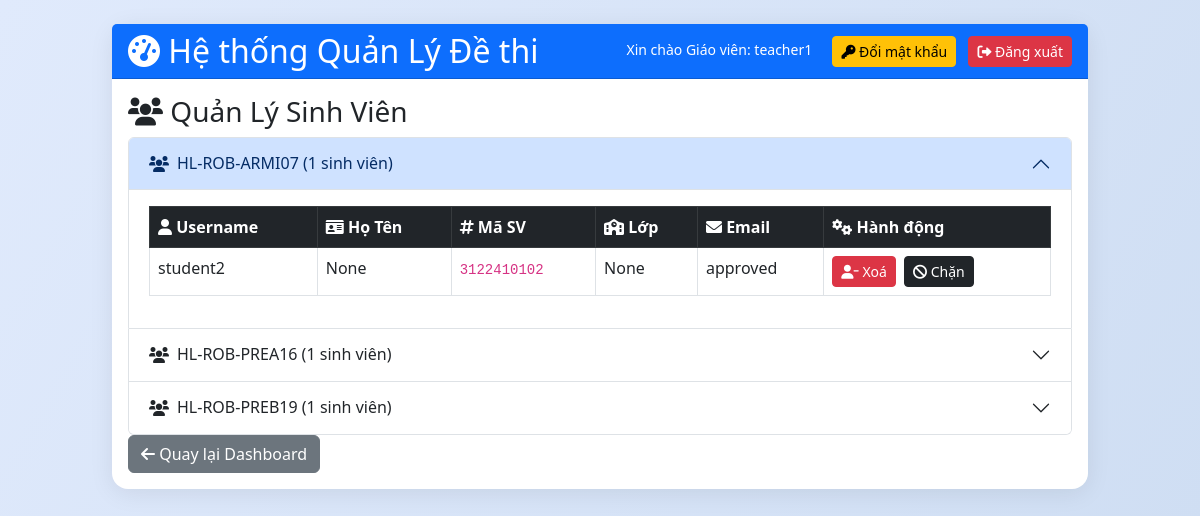
The app's page /manage_students (signed in) with its own data.
### tables this page shows
CREATE TABLE users (
            id INTEGER PRIMARY KEY AUTOINCREMENT,
            username TEXT UNIQUE,
            password TEXT,
            role TEXT,
            email TEXT UNIQUE,
            rsa_private BLOB,
            salt TEXT,
            full_name TEXT,
            student_id TEXT,
            class_name TEXT,
            status TEXT DEFAULT 'approved',
            approval_note TEXT,
            selected_teachers TEXT,
            teacher_id TEXT,
            failed_attempts INTEGER DEFAULT 0,
            lock_until TEXT
        , is_deleted INTEGER DEFAULT 0, is_locked INTEGER DEFAULT 0);

CREATE TABLE groups (
            id INTEGER PRIMARY KEY AUTOINCREMENT,
            name TEXT,
            teacher_id INTEGER,
            description TEXT,
            code TEXT
        , aes_key BLOB);

CREATE TABLE group_members (
            id INTEGER PRIMARY KEY AUTOINCREMENT,
            group_id INTEGER,
            student_id INTEGER,
            status TEXT
        , note TEXT, student_note TEXT);

### app.py (the view, shortened to what this page needs)
@app.route('/manage_students', methods=['GET','POST'])
@login_required
def manage_students():
    if current_user.role != 'teacher':
        return redirect('/dashboard')
    students = c.execute("""
        SELECT u.id, u.username, u.full_name, u.student_id, u.class_name, u.email, g.name, g.id, gm.status
        FROM users u
        JOIN group_members gm ON u.id = gm.student_id
        JOIN groups g ON gm.group_id = g.id
        WHERE u.role='student' AND g.teacher_id=?
        ORDER BY g.name, u.username
    """, (current_user.id,)).fetchall()
    group_data = {}
    for student in students:
        gid = student[7]
        gname = student[6]
        if gid not in group_data:
            group_data[gid] = {'name': gname, 'students': []}
        group_data[gid]['students'].append((student[0], student[1], student[2], student[3], student[4], student[8]))
    return render_template('students.html', mode='manage', group_data=group_data)

### app.py (called while the page is built)
@login_manager.user_loader
def load_user(uid):
    row = c.execute("SELECT id, username, role, email FROM users WHERE id=?",(uid,)).fetchone()
    return User(*row) if row else None

@app.before_request
def ensure_csrf_token():
    if 'csrf_token' not in session:
        session['csrf_token'] = secrets.token_hex(16)

@app.after_request
def set_security_headers(resp):
    resp.headers['X-Frame-Options'] = 'SAMEORIGIN'
    resp.headers['X-Content-Type-Options'] = 'nosniff'
    resp.headers['Referrer-Policy'] = 'no-referrer'
    resp.headers['Content-Security-Policy'] = "default-src 'self'; script-src 'self' https://cdn.jsdelivr.net 'unsafe-inline' blob:; worker-src 'self' blob:; style-src 'self' https://cdn.jsdelivr.net https://cdnjs.cloudflare.com 'unsafe-inline'; font-src 'self' https://cdnjs.cloudflare.com; img-src 'self' data:; frame-ancestors 'self'; object-src 'none'"
    return resp

### templates/students.html (shortened to what this page needs)
{% extends "base.html" %}
{% block content %}
<h3>
    <i class="fas fa-users"></i>
    {% if mode == 'manage' %}Quản Lý Sinh Viên{% else %}Duyệt Sinh Viên{% endif %}
</h3>
{% if mode == 'approve' %}
<a href="/dashboard" class="btn btn-outline-secondary mb-3"><i class="fas fa-arrow-left"></i> Quay lại Dashboard</a>
{% if students %}
<div class="table-responsive">
    <table class="table table-hover table-bordered">
        <thead class="table-dark">
            <tr>
                <th><i class="fas fa-user"></i> Username</th>
                <th><i class="fas fa-id-card"></i> Họ Tên</th>
                <th><i class="fas fa-hashtag"></i> Mã SV</th>
                <th><i class="fas fa-school"></i> Lớp</th>
                <th><i class="fas fa-envelope"></i> Email</th>
                <th><i class="fas fa-users"></i> Lớp Yêu Cầu</th>
                <th><i class="fas fa-comment"></i> Lời nhắn</th>
                <th><i class="fas fa-cogs"></i> Hành động</th>
            </tr>
        </thead>
        <tbody>
            {% for student in students %}
            <tr>
                <td>{{ student[1] }}</td>
                <td>{{ student[2] or 'N/A' }}</td>
                <td><code>{{ student[3] or 'N/A' }}</code></td>
                <td>{{ student[4] or 'N/A' }}</td>
                <td>{{ student[5] }}</td>
                <td>{{ student[6] }}</td>
                <td><em>{{ student[8] or '' }}</em></td>
                <td>
                    <form method="post" class="d-flex align-items-center">
                        <input type="hidden" name="user_id" value="{{ student[0] }}">
                        <input type="hidden" name="group_id" value="{{ student[7] }}">
                        <input type="hidden" name="csrf_token" value="{{ session.csrf_token }}">
                        <input type="text" name="note" class="form-control form-control-sm me-2" placeholder="Lý do/Ghi chú" style="min-width: 120px;">
                        <button type="submit" name="action" value="approve" class="btn btn-success btn-sm me-1" title="Duyệt">
                            <i class="fas fa-check"></i>
                        </button>
                        <button type="submit" name="action" value="reject" class="btn btn-danger btn-sm" title="Từ chối" onclick="return confirm('Từ chối sinh viên này?')">
                            <i class="fas fa-times"></i>
                        </button>
                    </form>
                </td>
            </tr>
            {% endfor %}
        </tbody>
    </table>
</div>
{% else %}
<div class="alert alert-info"><i class="fas fa-info-circle"></i> Không có sinh viên nào đang chờ duyệt.</div>
{% endif %}
{% else %}
{% if group_data %}
<div class="accordion" id="groupsAccordion">
    {% for gid, data in group_data.items() %}
    <div class="accordion-item">
        <h2 class="accordion-header" id="heading{{ gid }}">
            <button class="accordion-button {% if not loop.first %}collapsed{% endif %}" type="button" data-bs-toggle="collapse" data-bs-target="#collapse{{ gid }}" aria-expanded="{% if loop.first %}true{% else %}false{% endif %}" aria-controls="collapse{{ gid }}">
                <i class="fas fa-users me-2"></i>{{ data.name }} ({{ data.students|length }} sinh viên)
            </button>
        </h2>
        <div id="collapse{{ gid }}" class="accordion-collapse collapse {% if loop.first %}show{% endif %}" aria-labelledby="heading{{ gid }}" data-bs-parent="#groupsAccordion">
            <div class="accordion-body">
                {% if data.students %}
                <div class="table-responsive">
                    <table class="table table-hover table-bordered">
                        <thead class="table-dark">
                            <tr>
                                <th><i class="fas fa-user"></i> Username</th>
                                <th><i class="fas fa-id-card"></i> Họ Tên</th>
                                <th><i class="fas fa-hashtag"></i> Mã SV</th>
                                <th><i class="fas fa-school"></i> Lớp</th>
                                <th><i class="fas fa-envelope"></i> Email</th>
                                <th><i class="fas fa-cogs"></i> Hành động</th>
                            </tr>
                        </thead>
                        <tbody>
                            {% for student in data.students %}
                            <tr class="{{ 'table-warning' if student[5] == 'left' else '' }}">
                                <td>{{ student[1] }}</td>
                                <td>{{ student[2] }}</td>
                                <td><code>{{ student[3] }}</code></td>
                                <td>{{ student[4] }}</td>
                                <td>{{ student[5] }}</td>
                                <td>
                                    {% if student[5] == 'left' %}
                                    <span class="badge bg-warning text-dark mb-2">Đã rời lớp</span><br>
                                    <form method="post" class="d-inline">
                                        <input type="hidden" name="csrf_token" value="{{ session.csrf_token }}">
                                        <input type="hidden" name="action" value="add_back">
                                        <input type="hidden" name="user_id" value="{{ student[0] }}">
                                        <input type="hidden" name="group_id" value="{{ gid }}">
                                        <button type="submit" class="btn btn-success btn-sm">
                                            <i class="fas fa-user-plus"></i> Thêm lại
                                        </button>
                                    </form>
                                    {% else %}
                                    <form method="post" class="d-inline">
                                        <button type="submit" class="btn btn-danger btn-sm" onclick="return confirm('Xoá sinh viên {{ student[1] }} khỏi lớp {{ data.name }}?')">
                                            <i class="fas fa-user-minus"></i> Xoá
                                        </button>
                                    </form>
                                    {% endif %}
                                    <form method="post" class="d-inline ms-1">
                                        <button type="submit" class="btn btn-dark btn-sm" onclick="return confirm('Chặn sinh viên này tham gia lớp?')">
                                            <i class="fas fa-ban"></i> Chặn
                                        </button>
                                    </form>
                                </td>
                            </tr>
                            {% endfor %}
                        </tbody>
                    </table>
                </div>
                {% else %}
                <div class="alert alert-info"><i class="fas fa-info-circle"></i> Không có sinh viên nào trong nhóm này.</div>
                {% endif %}
            </div>
        </div>
    </div>
    {% endfor %}
</div>
{% else %}
<div class="alert alert-info"><i class="fas fa-info-circle"></i> Bạn chưa tạo nhóm nào.</div>
{% endif %}
<a href="/dashboard" class="btn btn-secondary"><i class="fas fa-arrow-left"></i> Quay lại Dashboard</a>
{% endif %}
{% endblock %}

### templates/base.html (shortened to what this page needs)
<!DOCTYPE html>
<html lang="vi">
<head>
    <link href="https://cdn.jsdelivr.net/npm/bootstrap@5.3.0/dist/css/bootstrap.min.css" rel="stylesheet">
    <link href="https://cdnjs.cloudflare.com/ajax/libs/font-awesome/6.0.0/css/all.min.css" rel="stylesheet">
    <link rel="stylesheet" href="{{ url_for('static', filename='css/style.css') }}">
</head>
<body class="bg-light">
    <div class="container-fluid py-4">
        <div class="row justify-content-center">
            <div class="col-lg-10">
                <div class="card card-custom">
                    {% block header %}
                    {% if current_user.is_authenticated %}
                    <div class="card-header {% if current_user.role == 'teacher' %}bg-primary{% elif current_user.role == 'student' %}bg-success{% elif current_user.role == 'admin' %}bg-dark{% endif %} text-white d-flex justify-content-between align-items-center">
                        <h2 class="mb-0">
                            <i class="fas fa-tachometer-alt"></i>
                            {% if current_user.role == 'teacher' %}Hệ thống Quản Lý Đề thi{% elif current_user.role == 'student' %}Dashboard Sinh Viên: {{ current_user.username }}{% else %}Quản Trị Hệ Thống{% endif %}
                        </h2>
                        <div>
                            {% if current_user.role == 'teacher' %}
                            <small class="text-white me-3">Xin chào Giáo viên: {{ current_user.username }}</small>
                            <a href="{{ url_for('change_password') }}" class="btn btn-warning btn-sm me-2">
                                <i class="fas fa-key"></i> Đổi mật khẩu
                            </a>
                            {% endif %}
                            <a href="{{ url_for('logout') }}" class="btn btn-danger btn-sm">
                                <i class="fas fa-sign-out-alt"></i> Đăng xuất
                            </a>
                        </div>
                    </div>
                    {% endif %}
                    {% endblock %}
                    <div class="card-body {% if not current_user.is_authenticated %}p-0 border-0{% endif %}">
                        {% block content %}{% endblock %}
                    </div>
                </div>
            </div>
        </div>
    </div>
</body>
</html>

### static/css/style.css (style rules this page uses)
body { font-family: 'Segoe UI', 'Roboto', Arial, sans-serif; background: linear-gradient(120deg, #e0eafc 0%, #cfdef3 100%); }
.card { border-radius: 16px; box-shadow: 0 4px 24px rgba(0,0,0,0.08); }
.card-header { border-radius: 16px 16px 0 0; }

### templates/base.html (style rules this page uses)
.card-custom { border: none; box-shadow: 0 4px 8px rgba(0,0,0,0.1); margin-bottom: 20px; }

### records on screen
users: username "teacher1"
groups: name "HL-ROB-ARMI07"
users: username "student2", student "None", student "3122410102", status "approved"
groups: name "HL-ROB-PREA16"
groups: name "HL-ROB-PREB19"

### other values on screen
{{ data.students|length }} "1" "1" "1"
